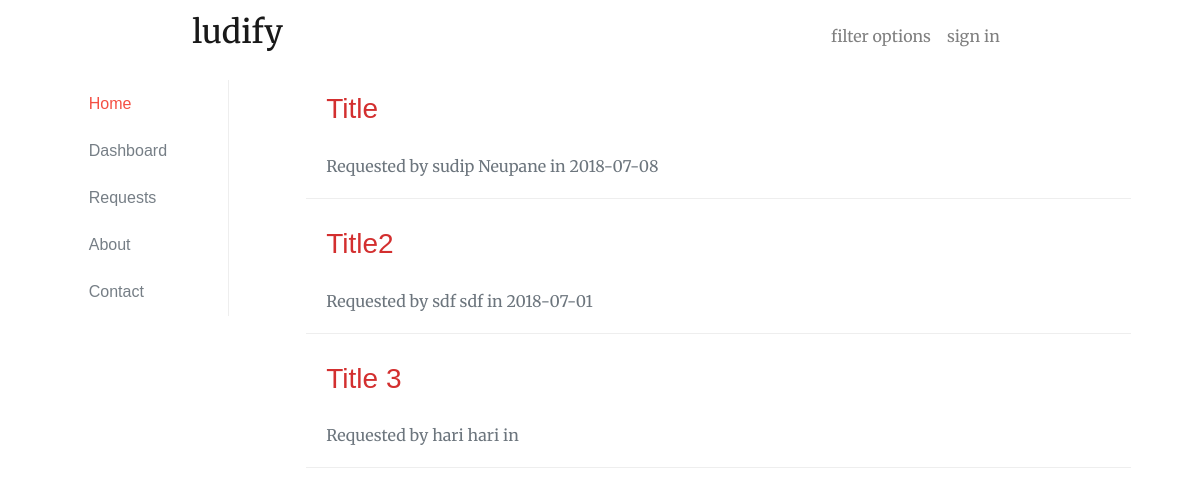
Page /request.php on the earlier database version.
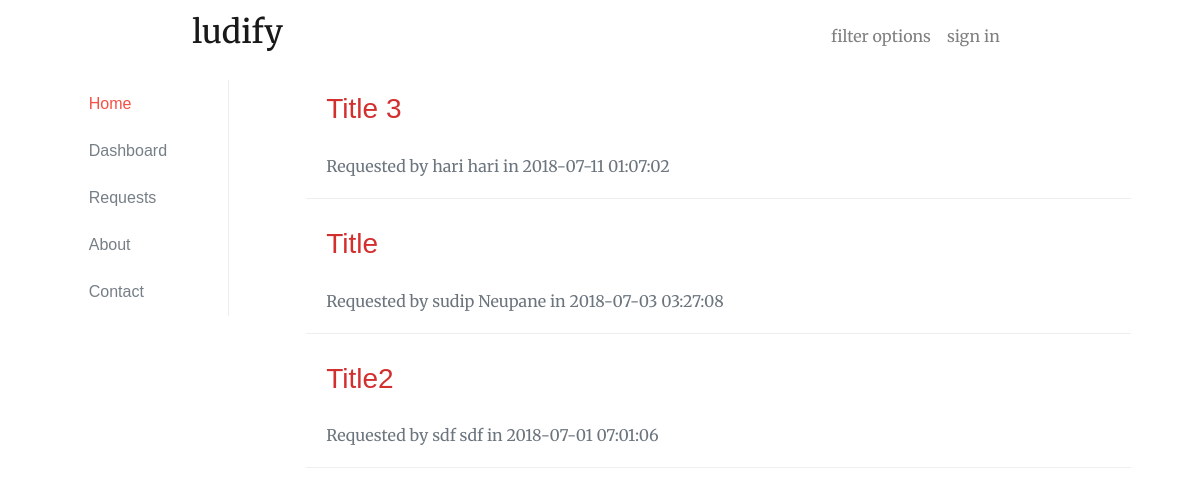
Same page on the later database version.
### tables this page shows
CREATE TABLE `requests` (
  `request_id` int(11) NOT NULL,
  `user_id` int(11) DEFAULT NULL,
  `request_body` text,
  `request_title` text,
  `date_of_request` datetime DEFAULT NULL
);

CREATE TABLE `users` (
  `user_id` int(11) NOT NULL,
  `first_name` varchar(50) NOT NULL,
  `last_name` varchar(50) NOT NULL,
  `email` varchar(100) NOT NULL,
  `password` varchar(100) NOT NULL,
  `hash` varchar(32) NOT NULL,
  `active` tinyint(1) NOT NULL,
  `loggedin` int(11) NOT NULL,
  `avatar` varchar(600) NOT NULL,
  `username` varchar(500) NOT NULL,
  `dob` date NOT NULL,
  `gender` varchar(200) NOT NULL,
  `contact` bigint(10) NOT NULL,
  `role_id` int(11) DEFAULT NULL
);

### database/get_username.php (called while the page is built)
<?php
function GetUsername($conn, $user_id){
	$query = "SELECT * FROM users WHERE user_id = $user_id";
	$result = mysqli_query($conn, $query);
	$row = mysqli_fetch_assoc($result);
	$name =  $row['first_name']." ".$row['last_name'];
	return $name;
}
?>

### request.php (the view, shortened to what this page needs)
<?php include 'partial_upper.php'; ?>
<?php include 'database/get_username.php';
?>
<?php include'partial_sidebar.php'; ?>
		<div class="col-md-9 container main-content">
		<?php
			$result = mysqli_query($conn,"select * from requests order by date_of_request desc");
			while($row = mysqli_fetch_assoc($result)){
		?>
				<div class="card main-list">
					<div class="card-header">
						<h3><a href="view_request.php?request_id=<?=$row['request_id'] ?>"> <?=$row['request_title'] ?> </a></h3>
					</div>
					<div class="card-body card-meta text-muted">
						Requested by <?=GETUSERNAME($conn,$row['user_id'])?> in <?=$row['date_of_request']?>
					</div>
				</div>
		<?php
			}
		?>
		</div>
	</div>
</div>
<?php include 'partial_lower.php'; ?>

### partial_upper.php (shortened to what this page needs)
<!DOCTYPE html>
<html>
<?php include 'partial_head.php' ?>
<body>
<div class="container col-sm-12 col-md-12">
<?php include'partial_nav.php'; ?>

### partial_head.php (shortened to what this page needs)
<head>
	<link rel="stylesheet" href="https://maxcdn.bootstrapcdn.com/font-awesome/latest/css/font-awesome.min.css" />
	<link rel="stylesheet" type="text/css" href="assets/css/bootstrap.min.css">
	<link rel="stylesheet" type="text/css" href="assets/css/custom.css">
</head>

### partial_nav.php (shortened to what this page needs)
<div class="container col-md-9">
	<nav class="navbar navbar-light navbar-expand-lg">
	  	<a class="navbar-brand" href="."><h2>ludify</h2></a>
		<div class="collapse navbar-collapse" id="navbarSupportedContent">
			<ul class="nav navbar-nav ml-auto">
				<li class="nav-item">
					<a id="filter-toggle" class="nav-link" href="#"> filter options </a>
				</li>
				<?php
					if(!isset($_SESSION['user_id'])){
				?>
				<li class="nav-item">
					<a class="nav-link" href="login.php"> sign in </a>
				</li>
				<?php
					}
					else{
				?>
					<a class="nav-link" href="profile.php"> Profile</a>
					<a class="nav-link" href="database/logout.php"> LogOut</a>
				<?php }
				?>
			</ul>
		</div>
	</nav>
</div>

### partial_sidebar.php (shortened to what this page needs)
<div class="container">
	<div class="row">
		<div class="col-md-2 container">
			<div class="card sidebar sidebar-left">
				<ul class="list-group-flush" style="padding:0; margin-bottom: 0;">
					<a href="index.php" class="list-group-item text-muted" id="home">Home</a>
					<a href="#" class="list-group-item text-muted" id="dashboard" >Dashboard</a>
					<a href="request.php" class="list-group-item text-muted" id="request">Requests
					</a>
					<a href="#" class="list-group-item text-muted" id="about">About</a>
					<a href="#" class="list-group-item text-muted" id="contact">Contact</a>
				</ul>
			</div>
		</div>

### partial_lower.php (shortened to what this page needs)
</div>
</body>
</html>

### assets/css/custom.css (style rules this page uses)
* { font-family: 'Merriweather', 'Times New Roman', serif; }
a { color:#D32F2F; }
.navbar { margin-bottom: 8px; }
.card { border-radius: 0; margin-bottom: 16px; }
.main-list { border:none; border-bottom: 1px solid #eee; }
.sidebar-left { border: none; border-right:1px solid #eee; }
.sidebar a { color:#F44336; opacity: 0.93; }
.sidebar .list-group-item { font-family: 'Merriweather Sans', sans-serif; border: none; }
.card-header { background-color: transparent; border: none; font-family: 'Merriweather Sans', sans-serif; padding-bottom: 0; }
.card-header a { color:#D32F2F; font-family: 'Merriweather Sans', sans-serif; }

Differences in the rows shown:
changed requests "Title 3": date_of_request (not shown) → "2018-07-11 01:07:02"; moves up the list
changed requests "Title": date_of_request "2018-07-08" → "2018-07-03 03:27:08"
changed requests "Title2": date_of_request "2018-07-01" → "2018-07-01 07:01:06"
